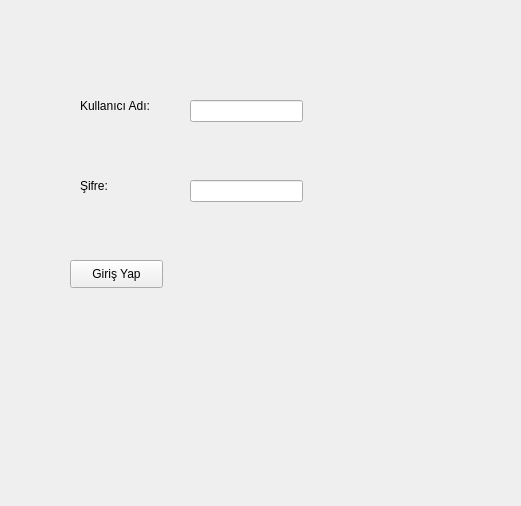
<?xml version="1.0" encoding="UTF-8"?>
<ui version="4.0">
 <class>Form</class>
 <widget class="QWidget" name="Form">
  <property name="geometry">
   <rect>
    <x>0</x>
    <y>0</y>
    <width>521</width>
    <height>506</height>
   </rect>
  </property>
  <property name="windowTitle">
   <string>Form</string>
  </property>
  <widget class="QPushButton" name="pushButton">
   <property name="geometry">
    <rect>
     <x>70</x>
     <y>260</y>
     <width>93</width>
     <height>28</height>
    </rect>
   </property>
   <property name="text">
    <string>Giriş Yap</string>
   </property>
  </widget>
  <widget class="QLabel" name="label">
   <property name="geometry">
    <rect>
     <x>80</x>
     <y>90</y>
     <width>91</width>
     <height>31</height>
    </rect>
   </property>
   <property name="text">
    <string>Kullanıcı Adı:</string>
   </property>
  </widget>
  <widget class="QLabel" name="label_2">
   <property name="geometry">
    <rect>
     <x>80</x>
     <y>170</y>
     <width>71</width>
     <height>31</height>
    </rect>
   </property>
   <property name="text">
    <string>Şifre:</string>
   </property>
  </widget>
  <widget class="QLineEdit" name="lineEdit_kullaniciadi">
   <property name="geometry">
    <rect>
     <x>190</x>
     <y>100</y>
     <width>113</width>
     <height>22</height>
    </rect>
   </property>
  </widget>
  <widget class="QLineEdit" name="lineEdit_sifre">
   <property name="geometry">
    <rect>
     <x>190</x>
     <y>180</y>
     <width>113</width>
     <height>22</height>
    </rect>
   </property>
   <property name="echoMode">
    <enum>QLineEdit::Password</enum>
   </property>
  </widget>
 </widget>
 <resources/>
 <connections/>
</ui>
